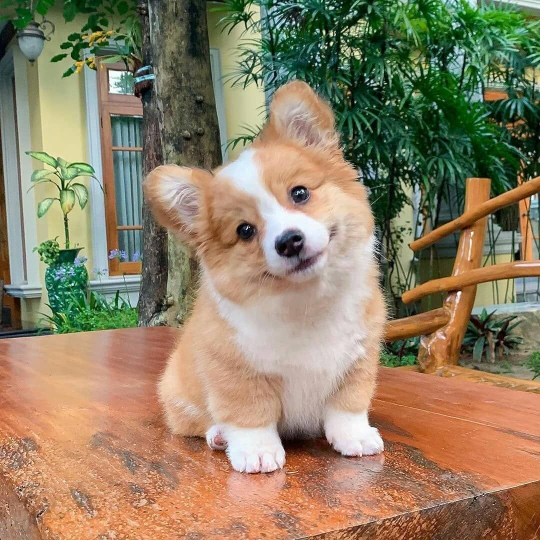
#> input picture 02_basic operations/dog.jpg, 1080 x 1080 px (shown at 1/2 size)
$ python resizing.py
#> lines starting #> are read from the running program, lines starting #| are printed output that depends on the picture
import cv2

img = cv2.imread("dog.jpg")
#> img is the input picture: shape (1080, 1080, 3); mean B, G, R 102.2, 129.1, 143.9
print(f"Size of image: {img.shape}") #height, width, channel nos
#| Size of image: (1080, 1080, 3)

# resizing - half
resized_img = cv2.resize(img, (500, 500)) #width, height
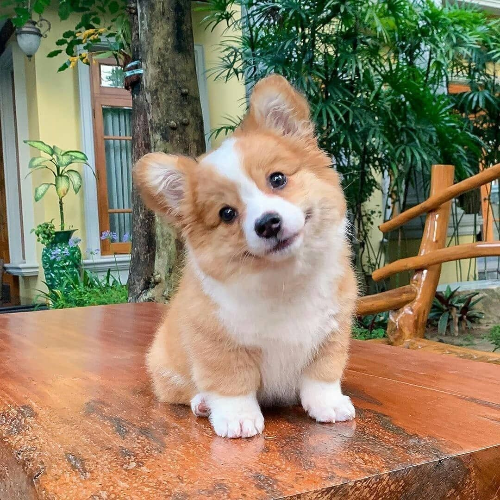
#> resized_img: shape (500, 500, 3); mean B, G, R 102, 128.9, 143.8
print(f"Size of image: {resized_img.shape}")
#| Size of image: (500, 500, 3)

cv2.imshow('image', img)
cv2.imshow('resized image', resized_img)
cv2.waitKey(0)
